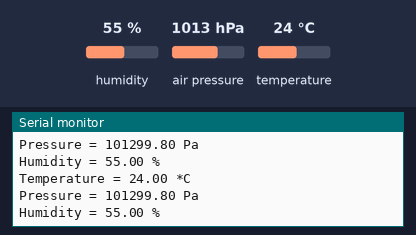
Bench run of a sketch on a simulated Arduino Uno, built with avr-gcc and run on an emulated ATmega328P. Parts: the last lines printed to the serial monitor. Wiring (inferred from the names in the program): BME280 sensor at I2C address 0x77. The inputs (shaded band) are chosen by the test bench; at power-on: humidity 55 %, air pressure 1013 hPa, temperature 24 °C.

Above: at 1.2 s.
1.3 s: humidity set to 22 %
At 1.89 s:
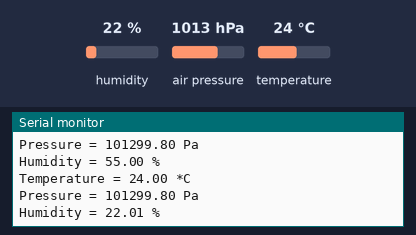
2.8 s: air pressure set to 952 hPa
At 3.41 s:
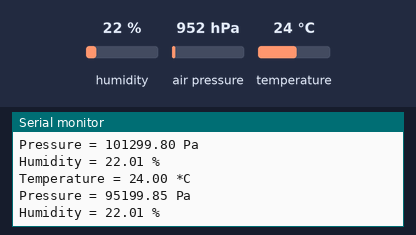
4.3 s: temperature set to 12 °C
At 4.93 s:
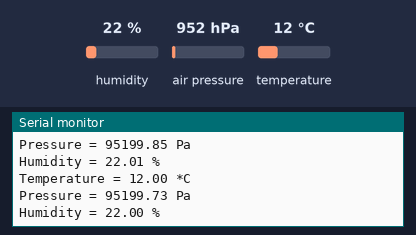
Timing chart, 0 to 7.3 s (numbered marks = the images above; inputs shaded):
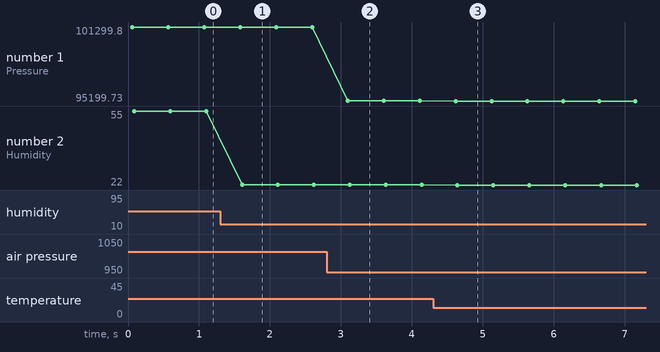

Measured:
- after the input at 1.3 s, the serial monitor: prints a new line after 0.31 s (image 1)
- after the input at 2.8 s, the serial monitor: prints a new line after 0.30 s (image 2)
- after the input at 4.3 s, the serial monitor: prints a new line after 0.29 s (image 3)
- plotted number 1: 101299.8 → 95199.85 after the input at 2.8 s, 95199.85 → 95199.73 after the input at 4.3 s
- plotted number 2: 55 → 22.01 after the input at 1.3 s, 22.01 → 22 after the input at 4.3 s

The sketch:

NerduinoBme280test.ino
```cpp
#include <Wire.h>
#include <Nerduino_BME280_Library.h>

BME280 *bme;

void setup() {
  Serial.begin(9600);
  Serial.println("Nerduino BME280 test");

  bme = new BME280(10, 9);
  //bme = new BME280(9, 10);

  if (!bme->isDetected())
  {
    Serial.println("Missing BME280 sensor.");
    while (1);
  }

  bme->configure(2, 2, 2, 3);


}

void loop() {
    Serial.print("Temperature = ");
    Serial.print(bme->readTemperature());
    Serial.println(" *C");

    Serial.print("Pressure = ");
    Serial.print(bme->readPressure());
    Serial.println(" Pa");

    Serial.print("Humidity = ");
    Serial.print(bme->readHumidity());
    Serial.println(" %");

    Serial.println();
    delay(500);
}
```
